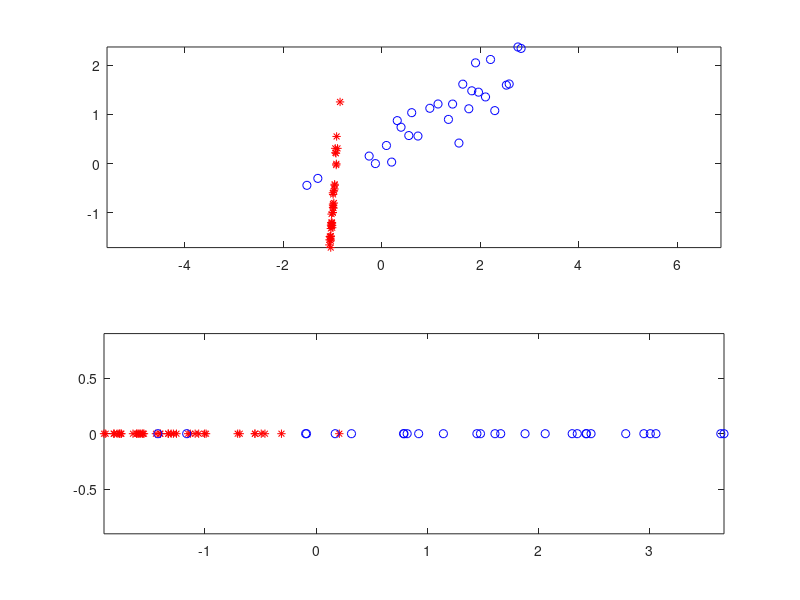

Source code (MATLAB):
clear all, close all,

n = 2; 
N1 = 40; mu1 = -1*ones(n,1); A1 = rand(n,n); %S1 = A*A';
N2 = 28; mu2 = 1*ones(n,1); A2 = rand(n,n);
x1 = A1*randn(n,N1)+mu1*ones(1,N1);
x2 = A2*randn(n,N2)+mu2*ones(1,N2);

mu1hat = mean(x1,2); S1hat = cov(x1');
mu2hat = mean(x2,2); S2hat = cov(x2');

Sb = (mu1hat-mu2hat)*(mu1hat-mu2hat)';
Sw = S1hat + S2hat;

[V,D] = eig(inv(Sw)*Sb);
[~,ind] = sort(diag(D),'descend');
w = V(:,ind(1)); % Fisher LDA projection vector

y1 = w'*x1;
y2 = w'*x2;

figure(1),

subplot(2,1,1), 
plot(x1(1,:),x1(2,:),'r*');
hold on;
plot(x2(1,:),x2(2,:),'bo');
axis equal,

subplot(2,1,2), 
plot(y1(1,:),zeros(1,N1),'r*');
hold on;
plot(y2(1,:),zeros(1,N2),'bo');
axis equal,
